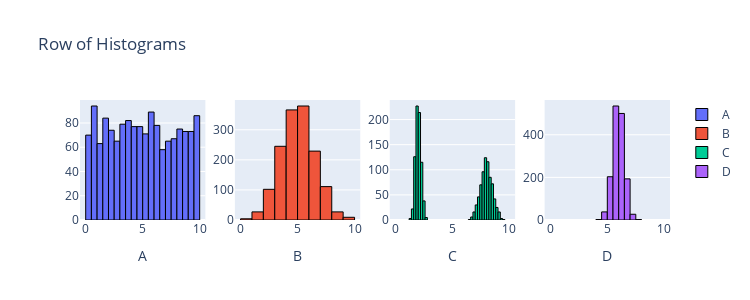

Notebook code for this chart:
### Markdown cell above
4)

### Code cell
from scipy import stats
import plotly.graph_objects as go
from plotly.subplots import make_subplots
import numpy as np

n = 1500
data1 = stats.uniform.rvs(0, 10, size=n)
data2 = stats.norm.rvs(5, 1.5, size=n)
data3 = np.r_[stats.norm.rvs(2, 0.25, size=int(n/2)), stats.norm.rvs(8, 0.5, size=int(n/2))]
data4 = stats.norm.rvs(6, 0.5, size=n)

fig = make_subplots(rows=1, cols=4)

fig.add_trace(go.Histogram(x=data1, name='A', nbinsx=30, marker=dict(line=dict(color='black', width=1))), row=1, col=1)
fig.add_trace(go.Histogram(x=data2, name='B', nbinsx=15, marker=dict(line=dict(color='black', width=1))), row=1, col=2)
fig.add_trace(go.Histogram(x=data3, name='C', nbinsx=45, marker=dict(line=dict(color='black', width=1))), row=1, col=3)
fig.add_trace(go.Histogram(x=data4, name='D', nbinsx=15, marker=dict(line=dict(color='black', width=1))), row=1, col=4)

fig.update_layout(height=300, width=750, title_text="Row of Histograms")
fig.update_xaxes(title_text="A", row=1, col=1)
fig.update_xaxes(title_text="B", row=1, col=2)
fig.update_xaxes(title_text="C", row=1, col=3)
fig.update_xaxes(title_text="D", row=1, col=4)
fig.update_xaxes(range=[-0.5, 10.5])

for trace in fig.data:
    trace.xbins = dict(start=0, end=10)
    
# This code was produced by just making requests to Microsoft Copilot
# https://github.com/pointOfive/stat130chat130/blob/main/CHATLOG/wk3/COP/SLS/0001_concise_makeAplotV1.md

fig.show() # USE `fig.show(renderer="png")` FOR ALL GitHub and MarkUs SUBMISSIONS

### Figure 1 — Plotly figure (JSON) as saved in the notebook; plotly's stock layout.template omitted (floating-point values rounded to 4 significant figures; data arrays with more than 128 entries replaced by an {"elided": "..."} marker saying what was removed)
{"data": [{"marker": {"line": {"color": "black", "width": 1}}, "name": "A", "nbinsx": 30, "type": "histogram", "x": {"elided": "1500 float values"}, "xaxis": "x", "xbins": {"end": 10, "start": 0}, "yaxis": "y"}, {"marker": {"line": {"color": "black", "width": 1}}, "name": "B", "nbinsx": 15, "type": "histogram", "x": {"elided": "1500 float values"}, "xaxis": "x2", "xbins": {"end": 10, "start": 0}, "yaxis": "y2"}, {"marker": {"line": {"color": "black", "width": 1}}, "name": "C", "nbinsx": 45, "type": "histogram", "x": {"elided": "1500 float values"}, "xaxis": "x3", "xbins": {"end": 10, "start": 0}, "yaxis": "y3"}, {"marker": {"line": {"color": "black", "width": 1}}, "name": "D", "nbinsx": 15, "type": "histogram", "x": {"elided": "1500 float values"}, "xaxis": "x4", "xbins": {"end": 10, "start": 0}, "yaxis": "y4"}], "layout": {"height": 300, "title": {"text": "Row of Histograms"}, "width": 750, "xaxis": {"anchor": "y", "domain": [0, 0.2125], "range": [-0.5, 10.5], "title": {"text": "A"}}, "xaxis2": {"anchor": "y2", "domain": [0.2625, 0.475], "range": [-0.5, 10.5], "title": {"text": "B"}}, "xaxis3": {"anchor": "y3", "domain": [0.525, 0.7375], "range": [-0.5, 10.5], "title": {"text": "C"}}, "xaxis4": {"anchor": "y4", "domain": [0.7875, 1], "range": [-0.5, 10.5], "title": {"text": "D"}}, "yaxis": {"anchor": "x", "domain": [0, 1]}, "yaxis2": {"anchor": "x2", "domain": [0, 1]}, "yaxis3": {"anchor": "x3", "domain": [0, 1]}, "yaxis4": {"anchor": "x4", "domain": [0, 1]}}}
